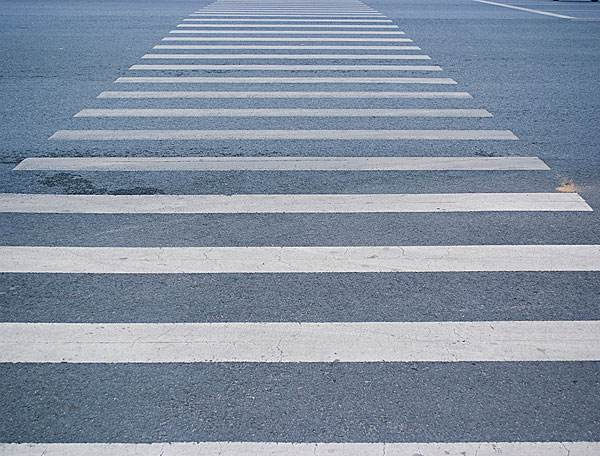
#> input picture 识别检测/images/01.jpg, 600 x 456 px
$ python '斑马线检测.py'
#> lines starting #> are read from the running program, lines starting #| are printed output that depends on the picture; after the words box and inside, x2 and y2 are one past the last pixel; in counts of white or black regions, pixels touching at a corner belong together
import cv2
import matplotlib.image as mplimg
import matplotlib.pyplot as plt
import numpy as np


blur_ksize = 5  # Gaussian blur kernel size
canny_lthreshold = 100  # Canny edge detection low threshold
canny_hthreshold = 220  # Canny edge detection high threshold
# Hough transform parameters
rho = 1.0
theta = np.pi / 180
threshold = 90
min_line_length = 40
max_line_gap = 40


def hough_lines(img, rho, theta, threshold,
                min_line_len, max_line_gap):
    lines = cv2.HoughLinesP(img, rho, theta, threshold, np.array([]),
                            minLineLength=min_line_len,
                            maxLineGap=max_line_gap)
    line_img = np.zeros((img.shape[0], img.shape[1], 3), dtype=np.uint8)
    draw_lanes(line_img, lines)
    return line_img


def draw_lanes(img, lines, color=[255, 0, 0], thickness=2):
    total_lines = []
    total_distance = np.array([])
    total_k = np.array([])
    for line in lines:
        for x1, y1, x2, y2 in line:
            d, k= linespace(x1, y1, x2, y2)
            if  total_lines == []:
                total_lines.append([[x1, y1, x2, y2]])
                total_distance = np.append(total_distance, d)
                total_k = np.append(total_k, k)
            else:
                for i in range(0, len(total_distance)):
                    if (abs(total_distance[i]-d) < 5) and (abs(total_k[i]-k) < 1):
                        total_lines[i].append([x1, y1, x2, y2])
                else:
                    total_distance = np.append(total_distance, d)
                    total_k = np.append(total_k, k)
                    total_lines.append([[x1, y1, x2, y2]])
    print('分组完成')
    for singal_line in total_lines:
        left_points = [(line1[0],line1[1]) for line1 in singal_line ]
        left_points = left_points + [(line1[2],line1[3]) for line1 in singal_line ]

        left_vtx = calc_lane_vertices(left_points)

        cv2.line(img, left_vtx[0], left_vtx[1], color, thickness)


def linespace(x1, y1, x2, y2):
    k = (y2-y1)/(x2-x1)
    d = abs((k*x1-y1)/(k**2+1)**(0.5))
    try:
        theta_k = np.arctan(-1/k)
    except:
        theta_k = np.pi/2
    return d, theta_k


def calc_lane_vertices(point_list):
    x = [p[0] for p in point_list]
    y = [p[1] for p in point_list]
    fit = np.polyfit(x, y, 1)
    fit_fn = np.poly1d(fit)
    xmin = min(x)
    xmax = max(x)

    ymin = int(fit_fn(xmin))
    ymax = int(fit_fn(xmax))
    return [(xmin, ymin), (xmax, ymax)]

if __name__ == "__main__":

    img = mplimg.imread('./images/01.jpg')
#> img is the input picture: shape (456, 600, 3); mean R, G, B 131.7, 144, 161.1
    plt.imshow(img)
    plt.show()
    gray = cv2.cvtColor(img, cv2.COLOR_RGB2GRAY)
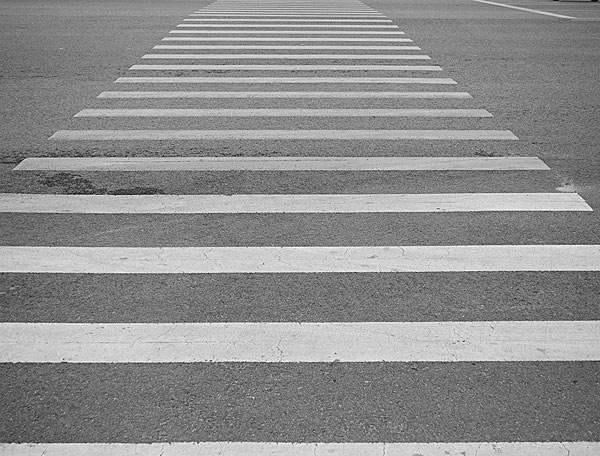
#> gray: shape (456, 600); min 6, max 255, mean 142.3
    blur_gray = cv2.GaussianBlur(gray, (blur_ksize, blur_ksize), 0, 0)
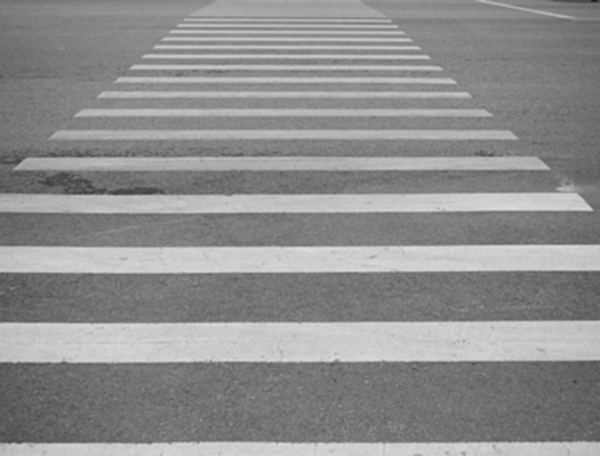
#> blur_gray: shape (456, 600); min 25, max 223, mean 142.3
    edges = cv2.Canny(blur_gray, canny_lthreshold, canny_hthreshold)
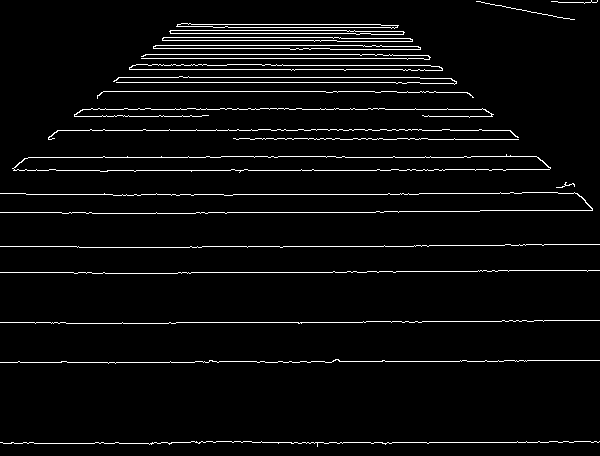
#> edges: shape (456, 600); 4.1% white in thin lines or dots
    line_img = hough_lines(edges, rho, theta, threshold, min_line_length, max_line_gap)
#> in hough_lines, `lines = cv2.HoughLinesP(img, rho, theta, threshold, np.array([]), minL..`: lines = 49 rows, first 6: [95, 442, 598, 442], [13, 170, 505, 170], [57, 130, 510, 130], [28, 157, 277, 157], [103, 91, 435, 91], [118, 77, 419, 77]
#> the loop in draw_lanes, `for line in lines:` made 49 passes
#> line on passes 1 to 12: [[95, 442, 598, 442]], [[13, 170, 505, 170]], [[57, 130, 510, 130]], [[28, 157, 277, 157]], [[103, 91, 435, 91]], [[118, 77, 419, 77]], [[26, 194, 418, 194]], [[190, 246, 428, 246]], [[116, 82, 456, 82]], [[129, 69, 442, 69]], [[170, 361, 526, 361]], [[82, 109, 485, 109]]
#> after the loop in draw_lanes, `for line in lines:`: total_lines = 49 items
#> the loop in draw_lanes, `for singal_line in total_lines:` made 49 passes
#> (singal_line, left_points, x in calc_lane_vertices, y in calc_lane_vertices, fit in calc_lane_vertices, xmin in calc_lane_vertices, xmax in calc_lane_vertices, ymin in calc_lane_vertices) on passes 1 to 3: ([[95, 442, 598, 442], [3, 443, 199, 443]], [(95, 442), (3, 443), (598, 442), (199, 443)], [95, 3, 598, 199], [442, 443, 442, 443], [-0.00119, 442.8], 3, 598, 442), ([[13, 170, 505, 170], [377, 169, 549, 169]], [(13, 170), (377, 169), (505, 170), (549, 169)], [13, 377, 505, 549], [170, 169, 170, 169], [-0.00115, 169.9], 13, 549, 169), ([[57, 130, 510, 130], [90, 129, 481, 129]], [(57, 130), (90, 129), (510, 130), (481, 129)], [57, 90, 510, 481], [130, 129, 130, 129], [-1.12e-05, 129.5], 57, 510, 129)
#> (fit in calc_lane_vertices, xmin in calc_lane_vertices, xmax in calc_lane_vertices, ymin in calc_lane_vertices, ymax in calc_lane_vertices, left_vtx) on passes 5, 6, 9, 18, 21, 23: ([-1.75e-17, 91], 103, 435, 91, 91, [(103, 91), (435, 91)]), ([-2.86e-17, 77], 118, 419, 77, 77, [(118, 77), (419, 77)]), ([-6.56e-17, 82], 116, 456, 82, 82, [(116, 82), (456, 82)]), ([3.11e-17, 54], 145, 392, 54, 54, [(145, 54), (392, 54)]), ([1.9e-17, 65], 132, 430, 65, 65, [(132, 65), (430, 65)]), ([3.35e-17, 27], 213, 397, 27, 27, [(213, 27), (397, 27)])
#> after the loop in draw_lanes, `for singal_line in total_lines:`:
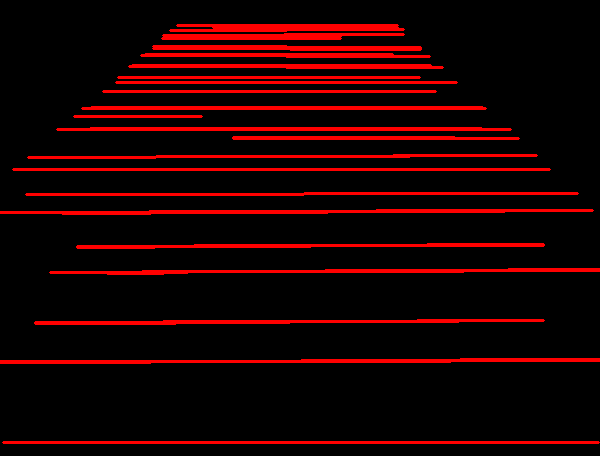
#> img: shape (456, 600, 3); mean of channels 0, 1, 2 29.1, 0, 0; drawn as R, G, B


    res_img = cv2.addWeighted(img, 0.8, line_img, 1, 0)
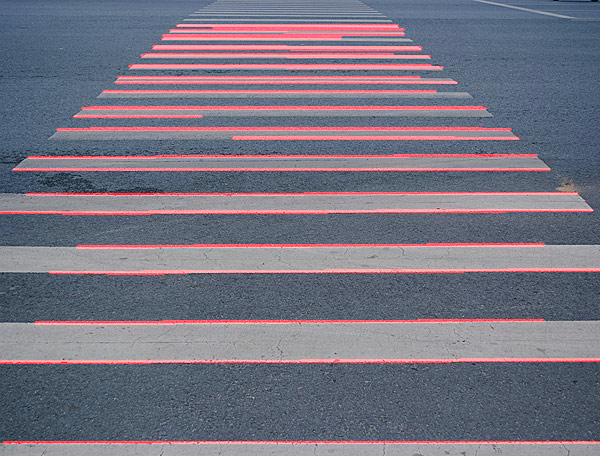
#> res_img: shape (456, 600, 3); mean R, G, B 120.7, 115.2, 128.8
    plt.imshow(res_img)
    plt.show()

$ run again, with 识别检测/images/2.jpg copied over 识别检测/images/01.jpg
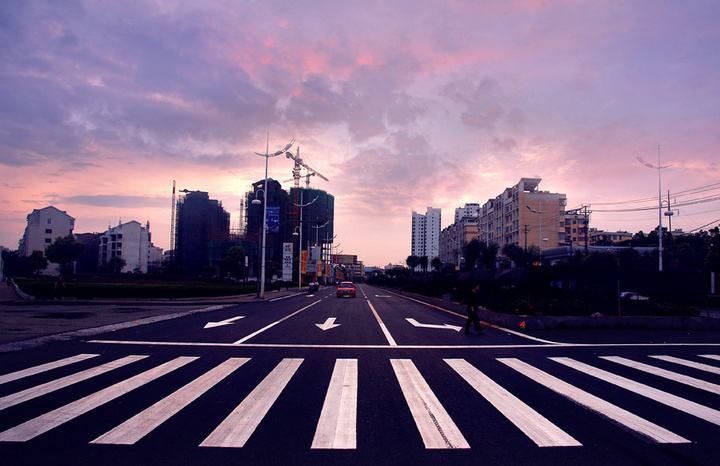
#> input picture 识别检测/images/2.jpg, 720 x 466 px
#> img is the input picture: shape (466, 720, 3); mean R, G, B 114.5, 95.5, 123.4
#> `edges = cv2.Canny(blur_gray, canny_lthreshold, canny_hthreshold)`:
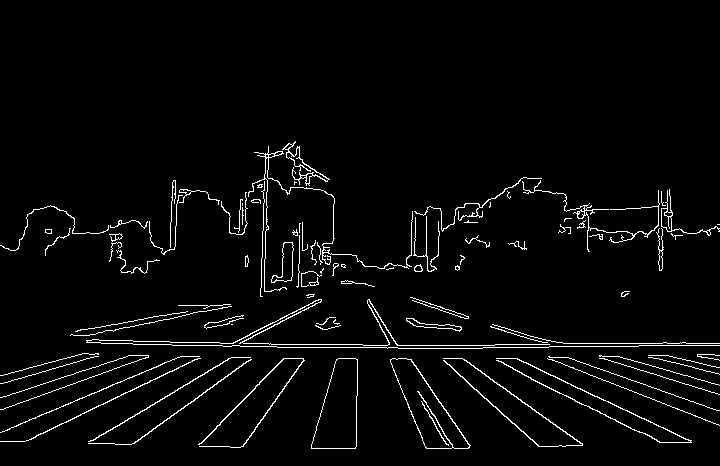
#> edges: shape (466, 720); 3.3% white in thin lines or dots, all inside (x1, y1, x2, y2) = (0, 141, 720, 449)
#> lines = 35 rows, first 6: [212, 342, 270, 343], [172, 345, 239, 345], [86, 340, 404, 345], [28, 440, 228, 343], [277, 347, 397, 347], [411, 241, 458, 207]
#> the loop in draw_lanes, `for line in lines:` made 35 passes
#> line on passes 1 to 8: [[212, 342, 270, 343]], [[172, 345, 239, 345]], [[86, 340, 404, 345]], [[28, 440, 228, 343]], [[277, 347, 397, 347]], [[411, 241, 458, 207]], [[88, 443, 250, 346]], [[0, 432, 180, 356]]
#> after the loop in draw_lanes, `for line in lines:`: total_lines = 35 items
#> the loop in draw_lanes, `for singal_line in total_lines:` made 35 passes
#> (fit in calc_lane_vertices, xmin in calc_lane_vertices, xmax in calc_lane_vertices, ymin in calc_lane_vertices, ymax in calc_lane_vertices, left_vtx) on passes 10, 14, 15, 17, 18, 20, 23: ([-0.0132, 353.9], 450, 678, 348, 345, [(450, 348), (678, 345)]), ([-3.91e-17, 343], 563, 719, 343, 343, [(563, 343), (719, 343)]), ([0.699, 36.26], 406, 582, 320, 443, [(406, 320), (582, 443)]), ([-0.322, 397.3], 1, 172, 397, 342, [(1, 397), (172, 342)]), ([-0.175, 344.1], 75, 229, 331, 304, [(75, 331), (229, 304)]), ([-0.508, 460.8], 226, 482, 346, 216, [(226, 346), (482, 216)]), ([-1.03, 648.7], 199, 269, 444, 372, [(199, 444), (269, 372)])
#> `res_img = cv2.addWeighted(img, 0.8, line_img, 1, 0)`:
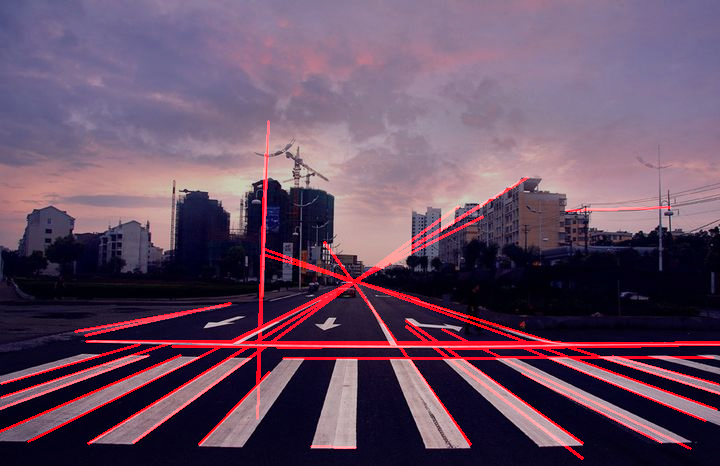
#> res_img: shape (466, 720, 3); mean R, G, B 102.5, 76.4, 98.8

$ run again, with 识别检测/images/3.jpg copied over 识别检测/images/01.jpg
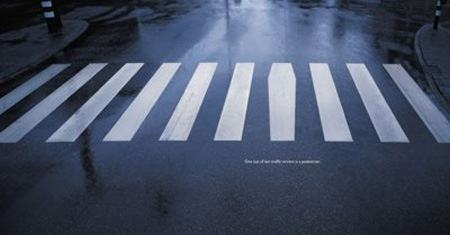
#> input picture 识别检测/images/3.jpg, 450 x 235 px
#> img is the input picture: shape (235, 450, 3); mean R, G, B 71.3, 80.9, 102
#> `edges = cv2.Canny(blur_gray, canny_lthreshold, canny_hthreshold)`:
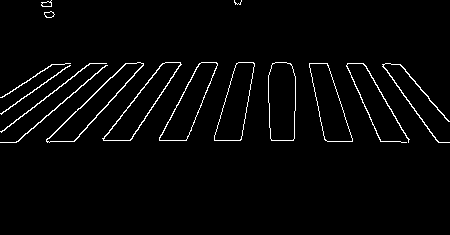
#> edges: shape (235, 450); 2.6% white in thin lines or dots, all inside (x1, y1, x2, y2) = (0, 0, 450, 143)
#> lines = [[18, 140, 437, 140], [74, 141, 143, 64], [18, 141, 106, 65], [65, 63, 390, 63], [0, 131, 89, 64], [46, 141, 110, 77], [383, 66, 438, 142]]
#> the loop in draw_lanes, `for line in lines:` made 7 passes
#> line on passes 1 to 7: [[18, 140, 437, 140]], [[74, 141, 143, 64]], [[18, 141, 106, 65]], [[65, 63, 390, 63]], [[0, 131, 89, 64]], [[46, 141, 110, 77]], [[383, 66, 438, 142]]
#> after the loop in draw_lanes, `for line in lines:`: total_lines = [[[18, 140, 437, 140]], [[74, 141, 143, 64]], [[18, 141, 106, 65]], [[65, 63, 390, 63]], [[0, 131, 89, 64]], [[46, 141, 110, 77]], [[383, 66, 438, 142]]]
#> the loop in draw_lanes, `for singal_line in total_lines:` made 7 passes
#> (left_points, y in calc_lane_vertices, fit in calc_lane_vertices, xmin in calc_lane_vertices, xmax in calc_lane_vertices, ymin in calc_lane_vertices, ymax in calc_lane_vertices, left_vtx) on passes 1 to 4: ([(18, 140), (437, 140)], [140, 140], [2.61e-17, 140], 18, 437, 139, 139, [(18, 139), (437, 139)]), ([(74, 141), (143, 64)], [141, 64], [-1.12, 223.6], 74, 143, 140, 64, [(74, 140), (143, 64)]), ([(18, 141), (106, 65)], [141, 65], [-0.864, 156.5], 18, 106, 141, 64, [(18, 141), (106, 64)]), ([(65, 63), (390, 63)], [63, 63], [-4.37e-17, 63], 65, 390, 62, 62, [(65, 62), (390, 62)])
#> `res_img = cv2.addWeighted(img, 0.8, line_img, 1, 0)`:
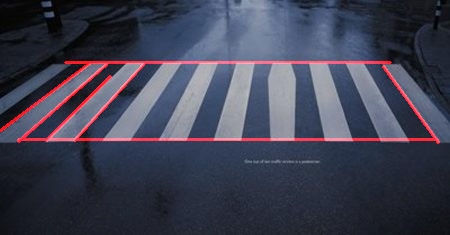
#> res_img: shape (235, 450, 3); mean R, G, B 63.8, 64.7, 81.6
